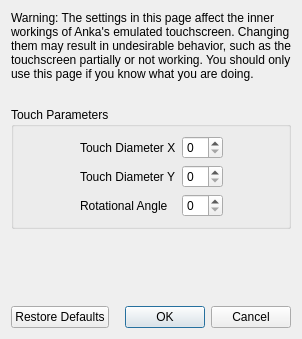
<?xml version="1.0" encoding="UTF-8"?>
<ui version="4.0">
 <class>ConfigureTouchscreenAdvanced</class>
 <widget class="QDialog" name="ConfigureTouchscreenAdvanced">
  <property name="geometry">
   <rect>
    <x>0</x>
    <y>0</y>
    <width>298</width>
    <height>339</height>
   </rect>
  </property>
  <property name="windowTitle">
   <string>Configure Touchscreen</string>
  </property>
  <layout class="QVBoxLayout" name="verticalLayout">
   <item>
    <widget class="QLabel" name="label_2">
     <property name="minimumSize">
      <size>
       <width>280</width>
       <height>0</height>
      </size>
     </property>
     <property name="text">
      <string>Warning: The settings in this page affect the inner workings of Anka's emulated touchscreen. Changing them may result in undesirable behavior, such as the touchscreen partially or not working. You should only use this page if you know what you are doing.</string>
     </property>
     <property name="wordWrap">
      <bool>true</bool>
     </property>
    </widget>
   </item>
   <item>
    <spacer name="verticalSpacer_2">
     <property name="orientation">
      <enum>Qt::Vertical</enum>
     </property>
     <property name="sizeType">
      <enum>QSizePolicy::Fixed</enum>
     </property>
     <property name="sizeHint" stdset="0">
      <size>
       <width>20</width>
       <height>20</height>
      </size>
     </property>
    </spacer>
   </item>
   <item>
    <widget class="QGroupBox" name="gridGroupBox">
     <property name="title">
      <string>Touch Parameters</string>
     </property>
     <layout class="QGridLayout" name="gridLayout">
      <item row="0" column="0">
       <spacer name="horizontalSpacer">
        <property name="orientation">
         <enum>Qt::Horizontal</enum>
        </property>
        <property name="sizeHint" stdset="0">
         <size>
          <width>40</width>
          <height>20</height>
         </size>
        </property>
       </spacer>
      </item>
      <item row="1" column="1">
       <widget class="QLabel" name="label_4">
        <property name="text">
         <string>Touch Diameter Y</string>
        </property>
       </widget>
      </item>
      <item row="0" column="3">
       <spacer name="horizontalSpacer_2">
        <property name="orientation">
         <enum>Qt::Horizontal</enum>
        </property>
        <property name="sizeHint" stdset="0">
         <size>
          <width>40</width>
          <height>20</height>
         </size>
        </property>
       </spacer>
      </item>
      <item row="0" column="1">
       <widget class="QLabel" name="label_3">
        <property name="text">
         <string>Touch Diameter X</string>
        </property>
       </widget>
      </item>
      <item row="2" column="1">
       <widget class="QLabel" name="label_5">
        <property name="text">
         <string>Rotational Angle</string>
        </property>
       </widget>
      </item>
      <item row="0" column="2">
       <widget class="QSpinBox" name="diameter_x_box"/>
      </item>
      <item row="1" column="2">
       <widget class="QSpinBox" name="diameter_y_box"/>
      </item>
      <item row="2" column="2">
       <widget class="QSpinBox" name="angle_box"/>
      </item>
     </layout>
    </widget>
   </item>
   <item>
    <spacer name="verticalSpacer">
     <property name="orientation">
      <enum>Qt::Vertical</enum>
     </property>
     <property name="sizeHint" stdset="0">
      <size>
       <width>20</width>
       <height>40</height>
      </size>
     </property>
    </spacer>
   </item>
   <item>
    <layout class="QHBoxLayout" name="horizontalLayout">
     <item>
      <widget class="QPushButton" name="restore_defaults_button">
       <property name="text">
        <string>Restore Defaults</string>
       </property>
      </widget>
     </item>
     <item>
      <widget class="QDialogButtonBox" name="buttonBox">
       <property name="standardButtons">
        <set>QDialogButtonBox::Cancel|QDialogButtonBox::Ok</set>
       </property>
      </widget>
     </item>
    </layout>
   </item>
  </layout>
 </widget>
 <resources/>
 <connections>
  <connection>
   <sender>buttonBox</sender>
   <signal>accepted()</signal>
   <receiver>ConfigureTouchscreenAdvanced</receiver>
   <slot>accept()</slot>
  </connection>
  <connection>
   <sender>buttonBox</sender>
   <signal>rejected()</signal>
   <receiver>ConfigureTouchscreenAdvanced</receiver>
   <slot>reject()</slot>
   </connection>
 </connections>
</ui>
